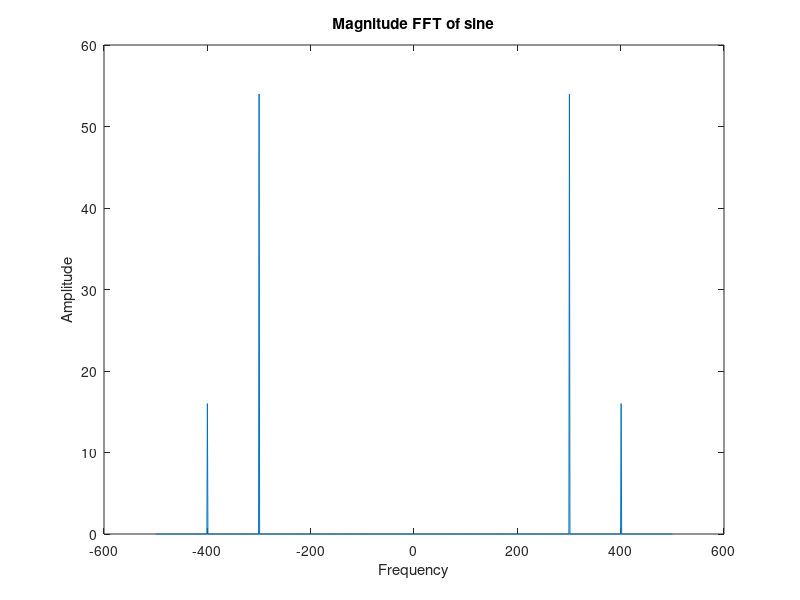

This figure's MATLAB source:
fs= 1000;
t= 0:1/fs:1-1/fs;
C=3;
F=6;
A1= 54;
A2=16;
x1 = A1*cos(2*pi*3*100*t);
x2 = A2*cos(2*pi*6*100*t);
x3 = x1 + x2;
fx1= fft(x3);
fx1= fftshift(fx1)/(fs/2);
f= fs/2*linspace(-1,1,fs);
plot (f,abs(fx1));
xlabel('Frequency');
ylabel('Amplitude');
title('Magnitude FFT of sine');
